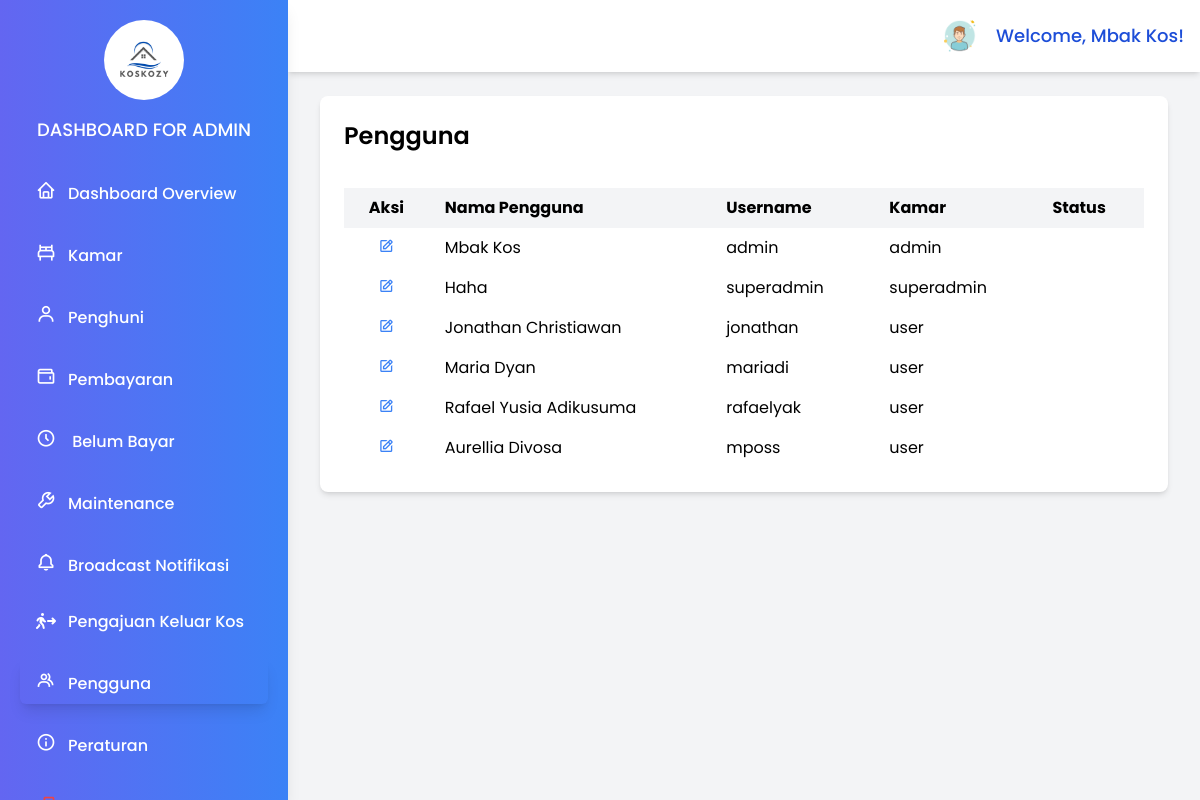
The app's page /page/admin/pengguna.php (signed in), older data.
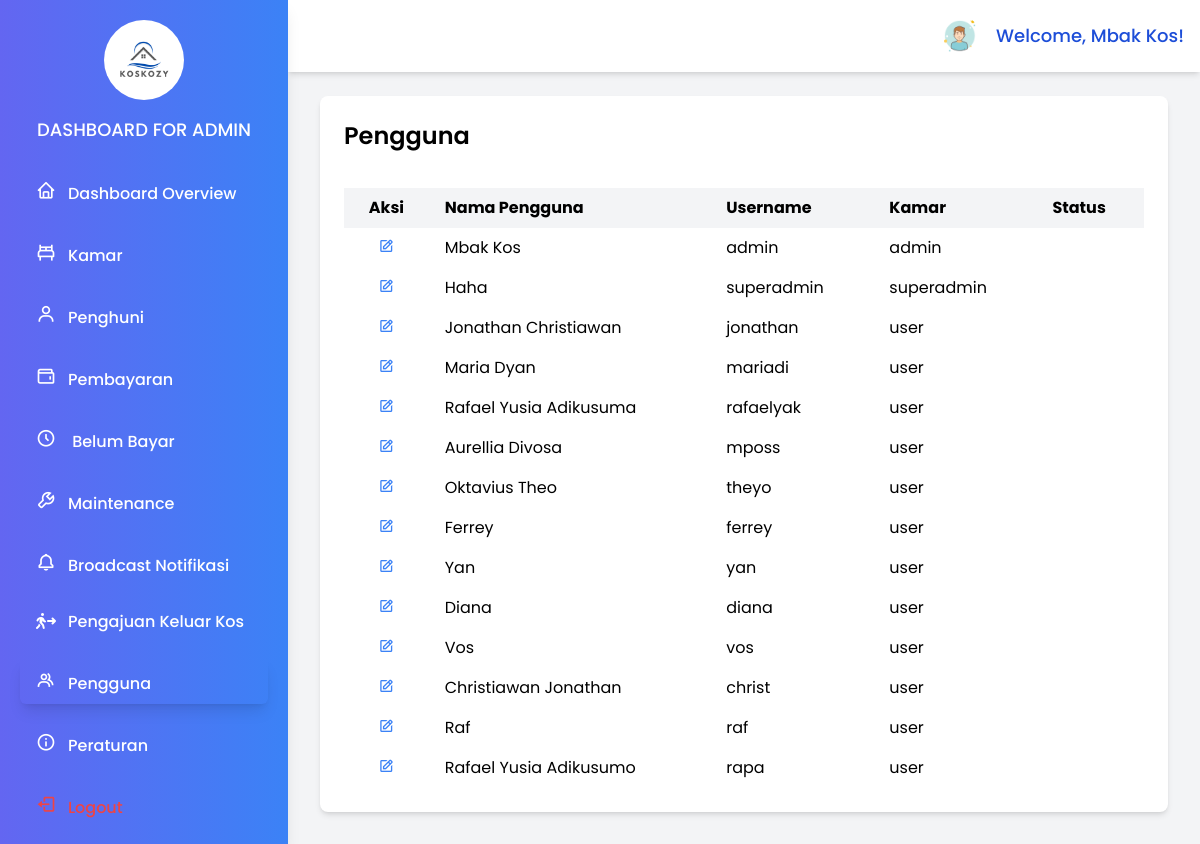
The same page, newer data.
### tables this page shows
CREATE TABLE `users` (
  `id` int(11) NOT NULL,
  `username` varchar(50) NOT NULL,
  `id_penghuni` int(20) NOT NULL,
  `name` varchar(225) NOT NULL,
  `password_hash` varchar(255) NOT NULL,
  `role` enum('admin','superadmin','user') NOT NULL,
  `created_at` timestamp NOT NULL DEFAULT current_timestamp(),
  `updated_at` timestamp NOT NULL DEFAULT current_timestamp() ON UPDATE current_timestamp()
);

### page/admin/pengguna.php (the view, shortened to what this page needs)
<?php
$host = 'localhost';
$dbname = 'kos_management';
$username = 'root';
$password = '';
try {
    $pdo = new PDO("mysql:host=$host;dbname=$dbname", $username, $password);
    $pdo->setAttribute(PDO::ATTR_ERRMODE, PDO::ERRMODE_EXCEPTION);
    $session_username = $_SESSION['username'];
    $stmt = $pdo->prepare("SELECT name FROM users WHERE username = :username");
    $stmt->execute(['username' => $session_username]);
    $admin = $stmt->fetch(PDO::FETCH_ASSOC);
    $admin_name = $admin['name'] ?? 'Admin';
    $sql =
    "SELECT
            *
        FROM
            users
        ;"
    ;
    $stmt_requests = $pdo->prepare($sql);
    $stmt_requests->execute();
    $requests = $stmt_requests->fetchAll(PDO::FETCH_ASSOC);
} catch (PDOException $e) {
    echo 'Connection failed: ' . $e->getMessage();
    exit();
}
?>
<!DOCTYPE html>
<html lang="en">
<head>
    <script src="https://cdn.tailwindcss.com"></script>
    <link href="https://unpkg.com/boxicons@2.1.4/css/boxicons.min.css" rel="stylesheet">
    <link rel="stylesheet" href="https://cdnjs.cloudflare.com/ajax/libs/font-awesome/6.5.1/css/all.min.css">
</head>
<body class="bg-gray-100 min-h-screen font-poppins">
<div id="sidebar" class="hidden md:block w-72 h-full bg-gradient-to-r from-indigo-500 to-blue-500 text-gray-800 fixed top-0 left-0 p-5  flex-col shadow-lg z-50">
   <div class="mb-6 text-center">
      <img src="../../assets/logo/Kozie.png" alt="Logo" class="h-20 mx-auto rounded-full">
      <h1 class="text-lg font-medium text-white mt-4 uppercase">
         Dashboard for Admin
      </h1>
   </div>
   <nav>
      <ul class="space-y-4">
            <li><a href="dashboard-admin.php" class="block px-4 py-2 rounded-md text-white font-medium bg-tr hover:text-blue-300 items-center space-x-3 "><i class="bx bx-home text-xl"></i><span>Dashboard Overview</span></a></li>
            <li><a href="kamar.php" class="block px-4 py-2 rounded-md font-medium text-white hover:text-blue-300  items-center space-x-3"><i class="bx bx-bed text-xl"></i><span>Kamar</span></a></li>
            <li><a href="penghuni.php" class="block px-4 py-2 rounded-md font-medium text-white hover:text-blue-300  items-center space-x-3"><i class="bx bx-user text-xl"></i><span>Penghuni</span></a></li>
            <li><a href="pembayaran.php" class="block px-4 py-2 rounded-md font-medium text-white hover:text-blue-300  items-center space-x-3"><i class="bx bx-wallet text-xl"></i><span>Pembayaran</span></a></li>
            <li>
               <a href="belum-bayar.php" class="block px-4 py-2 rounded-md font-medium text-white hover:text-blue-300 items-center space-x-3">
                  <i class="bx bx-time-five text-xl"></i>
                  <span>Belum Bayar</span>
               </a>
            </li>
            <li><a href="maintenance.php" class="block px-4 py-2 rounded-md font-medium text-white hover:text-blue-300  items-center space-x-3 "><i class="bx bx-wrench text-xl"></i><span>Maintenance</span></a></li>
            <li><a href="broadcast.php" class="block px-4 py-2 rounded-md font-medium  text-white hover:text-blue-300  items-center space-x-3"><i class="bx bx-bell text-xl"></i><span>Broadcast Notifikasi</span></a></li>
            <li><a href="pengajuan-keluar.php" class="block px-4 py-2 rounded-md font-medium text-white hover:text-blue-300 items-center space-x-3"><i class="fa-solid fa-person-walking-arrow-right text-md"></i><span>Pengajuan Keluar Kos</span></a></li>
            <li><a href="pengguna.php" class="block px-4 py-2 rounded-md font-medium text-white hover:text-blue-300  items-center space-x-3 shadow-lg"><i class="bx bx-group text-xl"></i><span>Pengguna</span></a></li>
            <li><a href="peraturan.php" class="block px-4 py-2 rounded-md font-medium text-white hover:text-blue-300 items-center space-x-3"><i class="bx bx-info-circle text-xl"></i><span>Peraturan</span></a></li>
            <li><a href="../../logout.php" class="block px-4 py-2 rounded-md text-red-500 hover:text-red-700  items-center space-x-3 font-medium"><i class="bx bx-log-out text-xl"></i><span>Logout</span></a></li>
      </ul>
   </nav>
</div>
<div class="md:ml-72 flex flex-col min-h-screen">
   <nav class="flex items-center justify-end bg-white p-4 fixed top-0  md:left-72 right-0 shadow-md z-10">
      <div class="flex items-center space-x-4 ">
         <a href="#" class="profile">
            <img src="../../assets/logo/user.png" alt="Profile" class="h-10 w-10 rounded-full">
         </a>
         <span class="text-sm md:text-lg font-medium text-blue-700">
            Welcome, <?php echo htmlspecialchars($admin_name); ?>!
         </span>
      </div>
   </nav>
    <div class="p-8 mt-16">
        <div class="bg-white rounded-lg shadow-md">
            <div class="p-6">
                <div class="justify-between flex mb-5">
                    <h2 class="text-2xl font-semibold mb-4">Pengguna</h2>
                </div>
                <div class="overflow-x-auto">
                    <table class="min-w-full table-auto">
                        <thead>
                            <tr class="bg-gray-100">
                            <th class="px-4 py-2 text-center">Aksi</th>
                                <th class="px-4 py-2 text-left">Nama Pengguna</th>
                                <th class="px-4 py-2 text-left">Username</th>
                                <th class="px-4 py-2 text-left">Kamar</th>
                                <th class="px-4 py-2 text-left">Status</th>
                            </tr>
                        </thead>
                        <tbody>
                            <?php if (empty($requests)): ?>
                                <tr>
                                    <td colspan="7" class="text-center py-3">Tidak ada pengguna</td>
                                </tr>
                            <?php else: ?>
                                <?php foreach ($requests as $request): ?>
                                    <tr>
                                        <td class="px-4 py-2 text-center">
                                            <a href="#" class="text-blue-500 hover:text-blue-700" onclick="openModal(<?php echo htmlspecialchars(json_encode($request)); ?>)">
                                                <i class="bx bx-edit"></i>
                                            </a>
                                        </td>
                                        <td class="px-4 py-2"><?php echo htmlspecialchars($request['name']); ?></td>
                                        <td class="px-4 py-2"><?php echo htmlspecialchars($request['username']); ?></td>
                                        <td class="px-4 py-2"><?php echo htmlspecialchars($request['role']); ?></td>
                                    </tr>
                                <?php endforeach; ?>
                            <?php endif; ?>
                        </tbody>
                    </table>
                </div>
            </div>
        </div>
    </div>
</div>
</body>
</html>

### page/admin/pengguna.php (style rules this page uses)
body { font-family: 'Poppins', sans-serif; }

Row changes from the older to the newer data that the page shows:
added users: name "Oktavius Theo", username "theyo", role "user"
added users: name "Ferrey", username "ferrey", role "user"
added users: name "Yan", username "yan", role "user"
added users: name "Diana", username "diana", role "user"
added users: name "Vos", username "vos", role "user"
added users: name "Christiawan Jonathan", username "christ", role "user"
added users: name "Raf", username "raf", role "user"
added users: name "Rafael Yusia Adikusumo", username "rapa", role "user"
